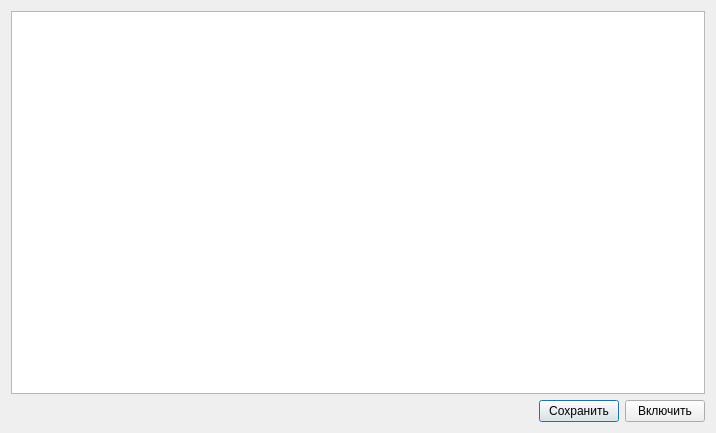
<?xml version="1.0" encoding="UTF-8"?>
<ui version="4.0">
 <class>ScriptDialog</class>
 <widget class="QDialog" name="ScriptDialog">
  <property name="geometry">
   <rect>
    <x>0</x>
    <y>0</y>
    <width>716</width>
    <height>433</height>
   </rect>
  </property>
  <property name="windowTitle">
   <string>Скрипт для сигнала</string>
  </property>
  <layout class="QVBoxLayout" name="verticalLayout">
   <item>
    <widget class="QTextEdit" name="txtScript"/>
   </item>
   <item>
    <layout class="QHBoxLayout" name="horizontalLayout_2">
     <item>
      <spacer name="horizontalSpacer_2">
       <property name="orientation">
        <enum>Qt::Horizontal</enum>
       </property>
       <property name="sizeHint" stdset="0">
        <size>
         <width>40</width>
         <height>20</height>
        </size>
       </property>
      </spacer>
     </item>
     <item>
      <widget class="QLabel" name="lbChange">
       <property name="text">
        <string/>
       </property>
      </widget>
     </item>
     <item>
      <widget class="QPushButton" name="btnSave">
       <property name="toolTip">
        <string>[CTRL+S]</string>
       </property>
       <property name="text">
        <string>Сохранить</string>
       </property>
       <property name="shortcut">
        <string>Ctrl+S</string>
       </property>
      </widget>
     </item>
     <item>
      <widget class="QPushButton" name="btnActive">
       <property name="toolTip">
        <string>[CTRL+D]</string>
       </property>
       <property name="text">
        <string>Включить</string>
       </property>
       <property name="shortcut">
        <string>Ctrl+D</string>
       </property>
      </widget>
     </item>
    </layout>
   </item>
  </layout>
 </widget>
 <resources/>
 <connections/>
</ui>
